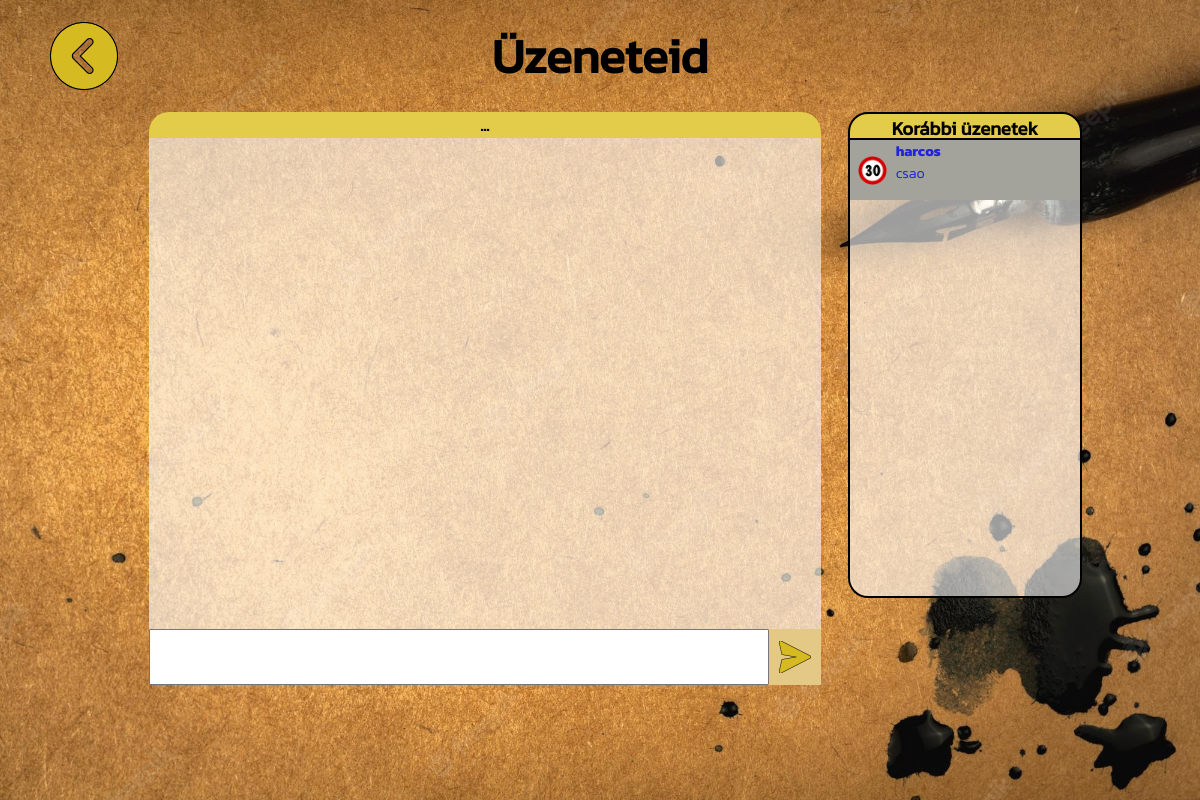
/uzenetek/ (signed in), run on an earlier commit of the app's database.
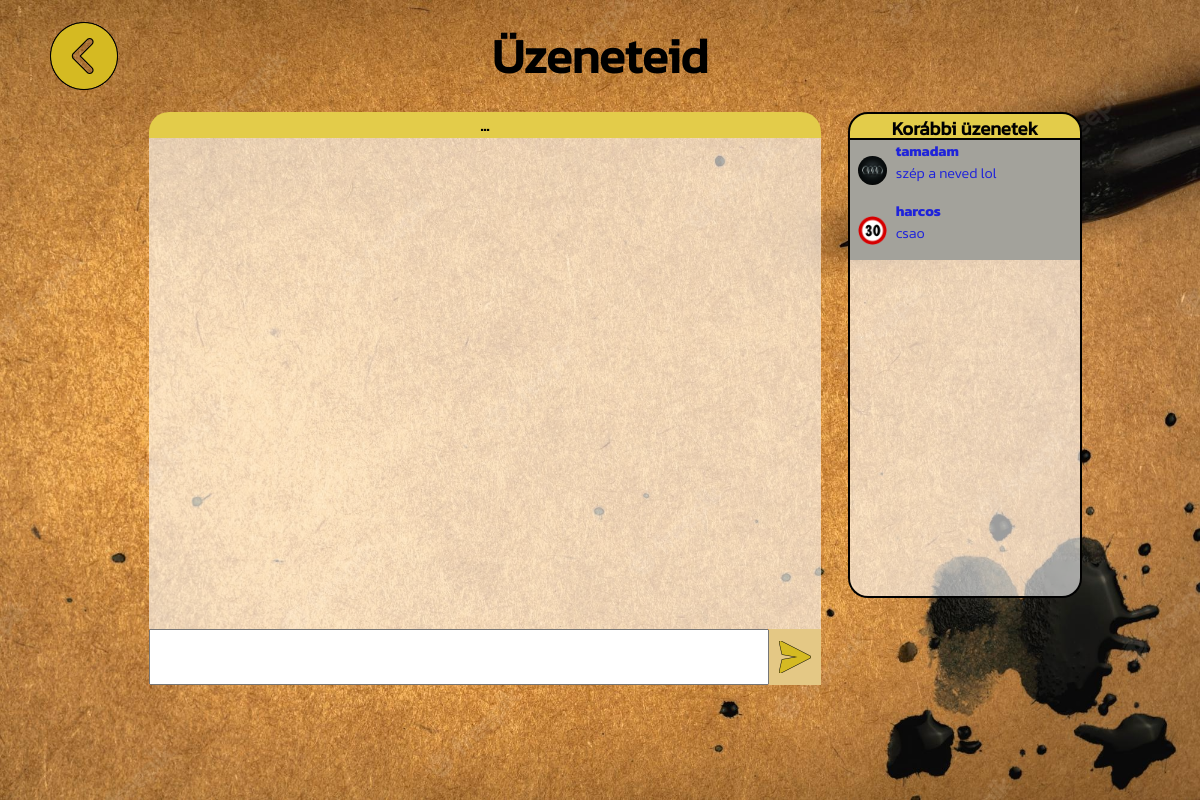
And on a later commit of the database.
### private_chat/models.py (models this page shows)
class PrivateChatRoomMessage(models.Model):
	user 			= models.ForeignKey(settings.AUTH_USER_MODEL, on_delete=models.CASCADE)
	room 			= models.ForeignKey(PrivateChatRoom, on_delete=models.CASCADE)
	sending_time	= models.DateTimeField(auto_now_add=True)
	content 		= models.TextField(unique=False, blank=False)
	objects = PrivateChatRoomMessageManager()
	def __str__(self):
		return self.content
	def get_sending_time(self):
		return self.sending_time

### account/models.py (models this page shows, shortened)
class Account(AbstractBaseUser):
	username		= models.CharField(verbose_name = 'username', max_length = 20, unique = True)
	email 			= models.EmailField(verbose_name = 'email', max_length = 128, unique = True)
	date_joined		= models.DateTimeField(verbose_name = 'date joined', auto_now_add = True)
	last_login		= models.DateTimeField(verbose_name = 'last login', auto_now = True)
	description 	= models.TextField(verbose_name='description', max_length=200, null=True, blank=True)
	is_admin		= models.BooleanField(default=False)
	is_superuser	= models.BooleanField(default=False)
	is_staff		= models.BooleanField(default=False)
	is_active		= models.BooleanField(default=True) # - lehet false pl email-es aktivalas
	profile_image	= models.ImageField(null=True, blank=True, upload_to=profile_image_path)
	objects = CustomAccountManager()
	USERNAME_FIELD 	= 'username'
	REQUIRED_FIELDS	= ['email']

### private_chat/views.py (the view, shortened to what this page needs)
# urls.py: path('', private_chat_page_view, name='private_chat_room'),
@login_required(login_url='login')
def private_chat_page_view(request, *args, **kwargs):
	print("SZOBA ID", request.GET.get('szoba_id'))
	user = request.user
	room_id = request.GET.get('szoba_id')
	context = {}
	print('TULJOTTEM')
	rooms_parameter_user1 = PrivateChatRoom.objects.filter(user1=user)
	rooms_parameter_user2 = PrivateChatRoom.objects.filter(user2=user)
	rooms = list(chain(rooms_parameter_user1, rooms_parameter_user2)) # mergeli és eltávolítja a duplikált elemeket
	messages_and_users = []
	users = []
	for room in rooms:
		if room.user1 == user:
			other_user = room.user2
		else:
			other_user = room.user1
		try:
			profile_image = other_user.profile_image.url
		except Exception as e:
			profile_image = STATIC_IMAGE_PATH_IF_DEFAULT_PIC_SET
		try:
			recent_message = PrivateChatRoomMessage.objects.filter(room=room).order_by('-sending_time')[0]
		except:
			recent_message = (f'{room.user1} létrehozta a szobát')
		"""
		strhez a sending timeot is hozza kell adni
		print('heh')
		recent_message_list = str(recent_message).split()
		recent_message = recent_message_list[0] # csak a message
		date_string = recent_message_list[1] + " " + recent_message_list[2] # a dátum
		print(date_string)
		print('heh vege')
		#print(PrivateChatRoomMessage.objects.filter(room=room).order_by('-sending_time')[0])
		"""
		try:
			recent_message_sending_time = PrivateChatRoomMessage.objects.filter(room=room).order_by('-sending_time')[0].get_sending_time() # megkaptuk a legutolso uzenet kuldesi datumat
		except:
			recent_message_sending_time = DEFAULT_SENDING_TIME
		has_new_messages = False
		try:
			unread_messages_count = UnreadPrivateChatRoomMessages.objects.get(room=room, user=user).unread_messages_count
			print(unread_messages_count)
			print('letezik')
			if unread_messages_count > 0:
				has_new_messages = True
			else:
				has_new_messages = False
		except:
			print('nem letezik')
		messages_and_users.append({
				'message': recent_message,
				'recent_message_sending_time': recent_message_sending_time,
				'other_user': other_user,
				'profile_image': profile_image,
				'has_new_messages': has_new_messages,
			})
	messages_and_users = sorted(messages_and_users, key=lambda x: x['recent_message_sending_time'], reverse=True)
	try:
		account = Account.objects.get(id=request.user.id)
	except:
		account = None
		pass
	context['debug_mode'] = settings.DEBUG
	context['messages_and_users'] = messages_and_users
	context['account'] = account
	context['len_messages_and_users'] = len(messages_and_users)
	return render(request, 'private_chat/private_chat_room.html', context)

### private_chat/templates/private_chat/private_chat_room.html (shortened to what this page needs)
{% extends 'base_new.html' %}
{% load static %}
{% block content %}
<div id="private-chat-page">
	<div id="private-chat-title">
		<div id="private-chat-title-left">
			<div id="main-page-button">
				<img src="{% static 'images/previous-button.png' %}" alt="Vissza" class="go-to-main-page" onmouseover="changeColor(this)" onmouseout="resetColor(this)">
			</div>
		</div>
		<div id="private-chat-title-center">
			<div>
				<h1 id="private-chat-title-text-h1">Üzeneteid</h1>
			</div>
		</div>
	</div>
	<div id="private-chat-main-container">
		<div id="private-chat-page-messages">
				<div id="private-chat-room-title-container">
					<div id="private-chat-room-title">
						<h3 id="private-chat-other-user-name">...</h3>
					</div>
				</div>
				<div id="private-chat-container">
					<div class="chat-messages" id="chat_messages_id">
					</div>
					<div class="send-new-message-container">
						<textarea class="send-new-message-textarea" id="send-new-message-textarea-id"></textarea>
						<div id="send-new-message-button">
							<img src="{% static 'images/send-message-icon.png' %}" alt="küldés">
						</div>
					</div>
					<div id="error-message-div">
					</div>
				</div>
		</div>
		<div id="private-chat-page-nav">
			<div id="private-chat-page-recent-users">
					<div id="recent-users-title">
						<h3>Korábbi üzenetek</h3>
					</div>
					<div id="recent-users-list">
						{% for message_and_user in messages_and_users %}
							{% if message_and_user.has_new_messages %}
								<div class="earlier-message" onclick="selectUserChatRoom('{{message_and_user.other_user.id}}')" style="background-color: #a3a29b; font-family: 'Kanit-Bold'; color: #1f23da" onmouseover="changeBackgroundPrivateMessage(this, true)" onmouseout="resetBackgroundPrivateMessage(this, true)">
									<div class="earlier-message-profile-image">
										<img class="profile-image" src="{{message_and_user.profile_image}}" >
									</div>
									<div class="earlier-message-body">
										<div class="earlier-message-body-username">
											<span class="username-recent-message">{{message_and_user.other_user.username}} </span>
										</div>
										<div class="earlier-message-body-message">
											<span>{{message_and_user.message|truncatechars:25}}</span>
										</div>
									</div>
								</div>
							{% endif %}
						{% endfor %}
					</div>
			</div>
		</div>
	</div>
</div>
{% endblock content %}

What changed in the data, as far as the page shows it:
added PrivateChatRoomMessage: shows a picture, other_user.username "tamadam", message "szép a neved lol"
